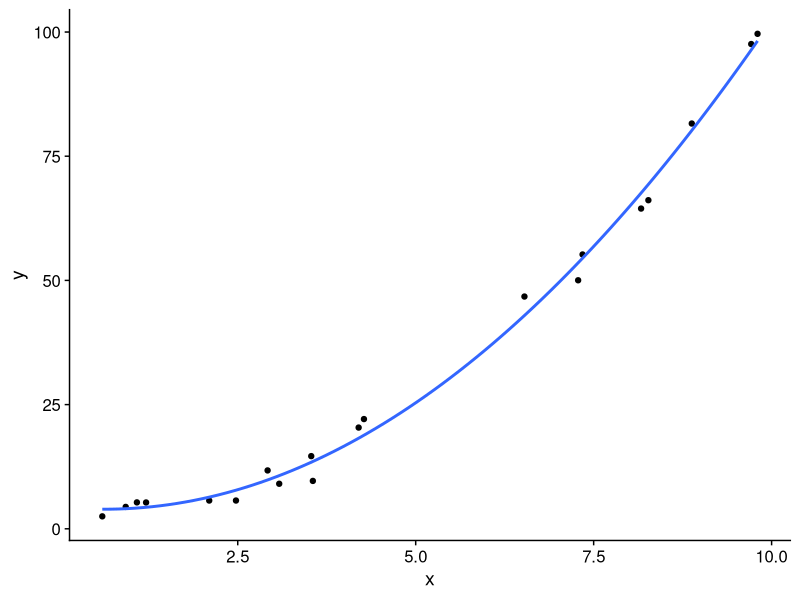
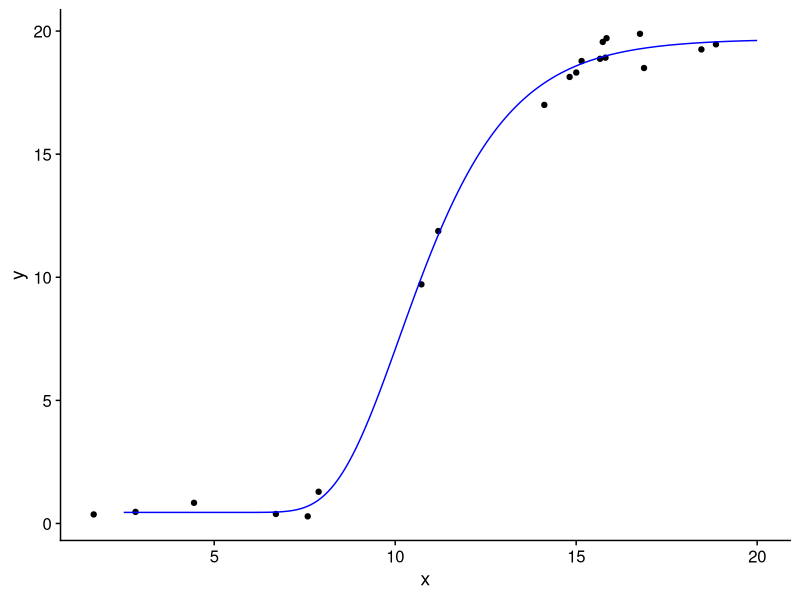

The R script that drew these images, in order:
## ---- chunk 1
library(tidyverse)
library(cowplot)
theme_set(theme_cowplot())
## ---- chunk 2
set.seed(3947239)
D <- tibble(x = runif(20, 0, 10),
            y = 2 + x^2 + rnorm(10, 0, 4))
ggplot(D, aes(x, y)) +
  geom_point() +
  geom_smooth(formula=y ~ poly(x, 2, raw = TRUE), method = "lm",
              se = FALSE)
## ---- chunk 3
set.seed(2364283)

n <- 20
a <- 20
b <- 0.5
c <- 10

D <- tibble(x = runif(n, 1, 20),
            y = a * exp(-1 * exp(-b * (x - c))) + rnorm(n, 0, 0.5)) %>% 
  mutate(y = abs(y))
p <- tibble(x = seq(2.5, 20, length.out = 200),
            pred = 0.45 + 19.23 * exp(-1 * exp(-0.58 * (x - 10.11))))

ggplot() +
  geom_point(data = D, aes(x = x, y = y)) +
  geom_line(data = p, aes(x = x, y = pred), color = "blue")
